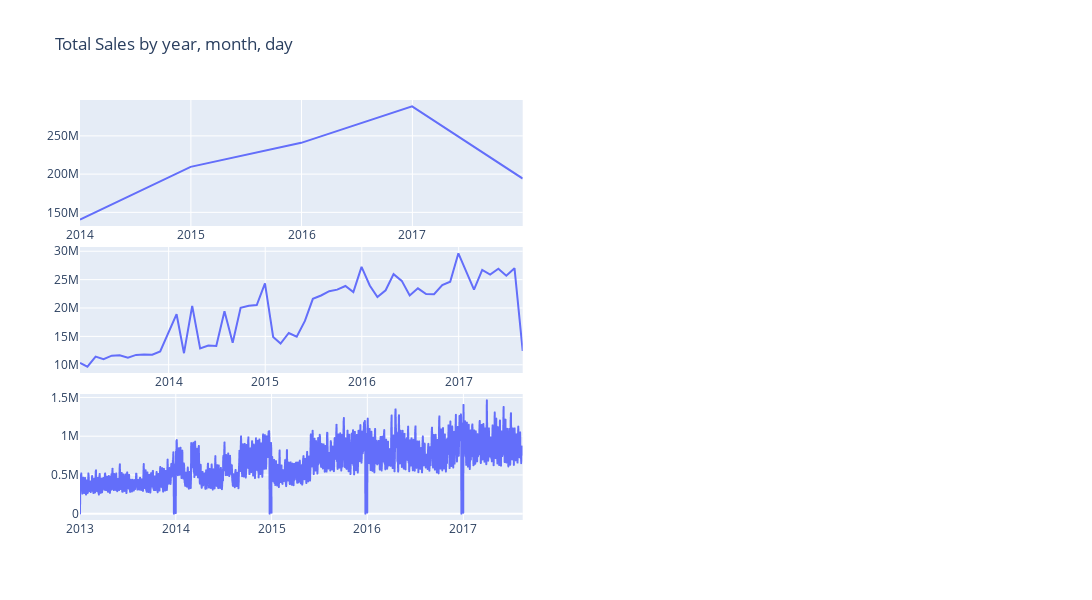

Notebook cell for this chart:
### Code cell
fig = make_subplots(rows=3, cols=2, vertical_spacing=0.05, horizontal_spacing=0.05)
fig.add_trace(px.line(sales_by_year, x='date', y='counts', title='Line Items by Year').data[0], row=1, col=1)
fig.add_trace(px.line(sales_by_month, x='date', y='counts', title='Line Items by Year').data[0], row=2, col=1)
fig.add_trace(px.line(sales_by_day, x='date', y='counts', title='Line Items by Year').data[0], row=3, col=1)
fig.update_layout(height=600, width=1600, title_text="Total Sales by year, month, day")
fig

### Figure 1 — Plotly figure (JSON) as saved in the notebook; plotly's stock layout.template omitted (floating-point values rounded to 4 significant figures; data arrays with more than 128 entries replaced by an {"elided": "..."} marker saying what was removed)
{"data": [{"hovertemplate": "date=%{x}<br>counts=%{y}<extra></extra>", "legendgroup": "", "line": {"color": "#636efa", "dash": "solid"}, "marker": {"symbol": "circle"}, "mode": "lines", "name": "", "orientation": "v", "showlegend": false, "type": "scatter", "x": ["2013-12-31T00:00:00", "2014-12-31T00:00:00", "2015-12-31T00:00:00", "2016-12-31T00:00:00", "2017-12-31T00:00:00"], "xaxis": "x", "y": [140400000.0, 209500000.0, 240900000.0, 288700000.0, 194200000.0], "yaxis": "y"}, {"hovertemplate": "date=%{x}<br>counts=%{y}<extra></extra>", "legendgroup": "", "line": {"color": "#636efa", "dash": "solid"}, "marker": {"symbol": "circle"}, "mode": "lines", "name": "", "orientation": "v", "showlegend": false, "type": "scatter", "x": ["2013-01-31T00:00:00", "2013-02-28T00:00:00", "2013-03-31T00:00:00", "2013-04-30T00:00:00", "2013-05-31T00:00:00", "2013-06-30T00:00:00", "2013-07-31T00:00:00", "2013-08-31T00:00:00", "2013-09-30T00:00:00", "2013-10-31T00:00:00", "2013-11-30T00:00:00", "2013-12-31T00:00:00", "2014-01-31T00:00:00", "2014-02-28T00:00:00", "2014-03-31T00:00:00", "2014-04-30T00:00:00", "2014-05-31T00:00:00", "2014-06-30T00:00:00", "2014-07-31T00:00:00", "2014-08-31T00:00:00", "2014-09-30T00:00:00", "2014-10-31T00:00:00", "2014-11-30T00:00:00", "2014-12-31T00:00:00", "2015-01-31T00:00:00", "2015-02-28T00:00:00", "2015-03-31T00:00:00", "2015-04-30T00:00:00", "2015-05-31T00:00:00", "2015-06-30T00:00:00", "2015-07-31T00:00:00", "2015-08-31T00:00:00", "2015-09-30T00:00:00", "2015-10-31T00:00:00", "2015-11-30T00:00:00", "2015-12-31T00:00:00", "2016-01-31T00:00:00", "2016-02-29T00:00:00", "2016-03-31T00:00:00", "2016-04-30T00:00:00", "2016-05-31T00:00:00", "2016-06-30T00:00:00", "2016-07-31T00:00:00", "2016-08-31T00:00:00", "2016-09-30T00:00:00", "2016-10-31T00:00:00", "2016-11-30T00:00:00", "2016-12-31T00:00:00", "2017-01-31T00:00:00", "2017-02-28T00:00:00", "2017-03-31T00:00:00", "2017-04-30T00:00:00", "2017-05-31T00:00:00", "2017-06-30T00:00:00", "2017-07-31T00:00:00", "2017-08-31T00:00:00"], "xaxis": "x3", "y": [10330000.0, 9659000.0, 11430000.0, 10990000.0, 11600000.0, 11690000.0, 11260000.0, 11740000.0, 11790000.0, 11780000.0, 12360000.0, 15800000.0, 18910000.0, 12040000.0, 20370000.0, 12860000.0, 13380000.0, 13320000.0, 19420000.0, 13890000.0, 20020000.0, 20400000.0, 20530000.0, 24340000.0, 14900000.0, 13740000.0, 15600000.0, 14960000.0, 17730000.0, 21620000.0, 22210000.0, 22960000.0, 23240000.0, 23880000.0, 22800000.0, 27240000.0, 23980000.0, 21950000.0, 23130000.0, 25960000.0, 24780000.0, 22210000.0, 23460000.0, 22450000.0, 22420000.0, 24030000.0, 24640000.0, 29640000.0, 26330000.0, 23250000.0, 26700000.0, 25900000.0, 26910000.0, 25680000.0, 27010000.0, 12430000.0], "yaxis": "y3"}, {"hovertemplate": "date=%{x}<br>counts=%{y}<extra></extra>", "legendgroup": "", "line": {"color": "#636efa", "dash": "solid"}, "marker": {"symbol": "circle"}, "mode": "lines", "name": "", "showlegend": false, "type": "scattergl", "x": {"elided": "1688 str values"}, "xaxis": "x5", "y": {"elided": "1688 float values"}, "yaxis": "y5"}], "layout": {"height": 600, "title": {"text": "Total Sales by year, month, day"}, "width": 1600, "xaxis": {"anchor": "y", "domain": [0, 0.475]}, "xaxis2": {"anchor": "y2", "domain": [0.525, 1]}, "xaxis3": {"anchor": "y3", "domain": [0, 0.475]}, "xaxis4": {"anchor": "y4", "domain": [0.525, 1]}, "xaxis5": {"anchor": "y5", "domain": [0, 0.475]}, "xaxis6": {"anchor": "y6", "domain": [0.525, 1]}, "yaxis": {"anchor": "x", "domain": [0.7, 1]}, "yaxis2": {"anchor": "x2", "domain": [0.7, 1]}, "yaxis3": {"anchor": "x3", "domain": [0.35, 0.65]}, "yaxis4": {"anchor": "x4", "domain": [0.35, 0.65]}, "yaxis5": {"anchor": "x5", "domain": [0, 0.3]}, "yaxis6": {"anchor": "x6", "domain": [0, 0.3]}}}
